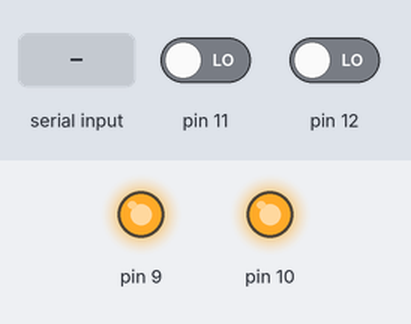
This sketch was run on a simulated Arduino Uno, built with avr-gcc and run on an emulated ATmega328P. Parts: output pins drawn as LEDs (lit = HIGH). Inputs (shaded band) come from the test bench; at power-on: pin 11 LOW, pin 12 LOW.

Above: at 1.2 s.
1.3 s: pin 11 driven HIGH
At 2.3 s:
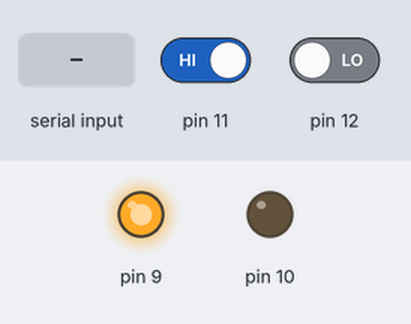
2.8 s: pin 12 driven HIGH
At 3.5 s:
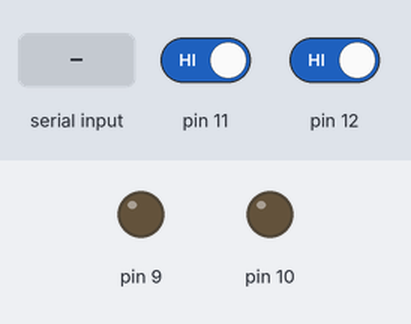
4.3 s: "b" received over Serial
At 4.6 s:
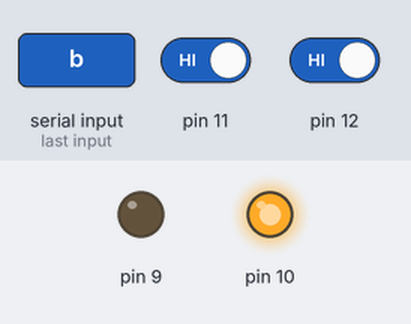
5.8 s: "0" received over Serial
At 7.0 s:
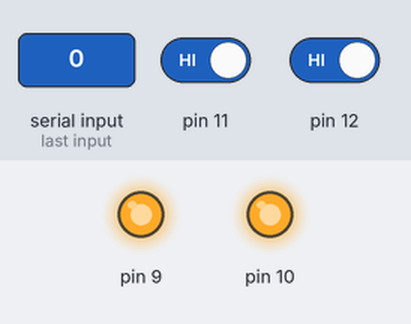
7.3 s: "1" received over Serial
At 8.1 s:
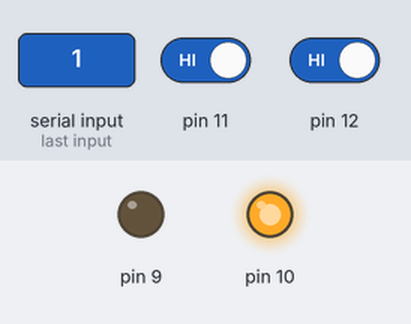
Timing chart, 0 to 9.8 s (numbered marks = the images above; inputs shaded):
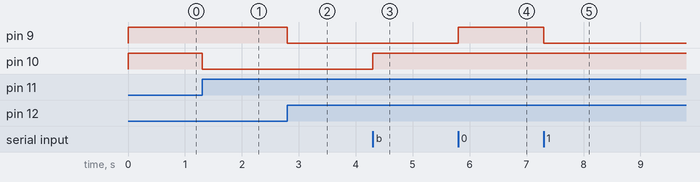

The sketch:

sketch_1.ino
```cpp
char data;
int lightswitch,ledswitch;
int oldlightswitch=0;
int oldledswitch=0;
int lightstate=0;
int ledstate=0;
void setup()
{
  Serial.begin(38400);
  pinMode(9,OUTPUT);
  digitalWrite(9,HIGH);
  pinMode(12,INPUT);
  pinMode(11,INPUT);
  pinMode(10,OUTPUT);
   digitalWrite(10,HIGH);
}
void loop(){
  if (Serial.available()>0)
  {
    data=Serial.read();
    if(data=='1' && !lightstate) {
      digitalWrite(9,LOW);
     lightstate=1;
    }
    if (data=='0' && lightstate){
      digitalWrite(9,HIGH);
     lightstate=0;
    }
    if (data=='a'&& !ledstate){
      digitalWrite(10,LOW);
     ledstate=1;
    }
    if (data=='b'&& ledstate){
      digitalWrite(10,HIGH);
     ledstate=0;
    }
  }
   lightswitch=digitalRead(12);
  if (lightswitch!=oldlightswitch){
        if(lightstate==1 ) {
          lightstate=0;
          digitalWrite(9,HIGH);  }
        else{
          lightstate=1;
          digitalWrite(9,LOW);
        }
        oldlightswitch=lightswitch;
  }
  ledswitch=digitalRead(11);
  if (ledswitch!=oldledswitch){
        if(ledstate==1 ) {
          ledstate=0;
          digitalWrite(10,HIGH);  }
        else{
          ledstate=1;
          digitalWrite(10,LOW);
        }
        oldledswitch=ledswitch;

  }

}
```

Measured:
- after the input at 1.3 s, pin 10: HIGH → LOW at once
- after the input at 2.8 s, pin 9: HIGH → LOW at once
- after the input at 4.3 s, pin 10: LOW → HIGH at once
- after the input at 5.8 s, pin 9: LOW → HIGH at once
- after the input at 7.3 s, pin 9: HIGH → LOW at once
